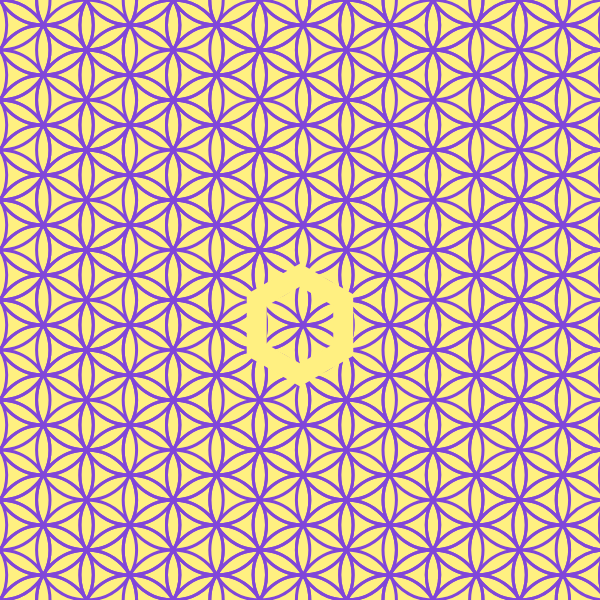
Frame 1 (no input)
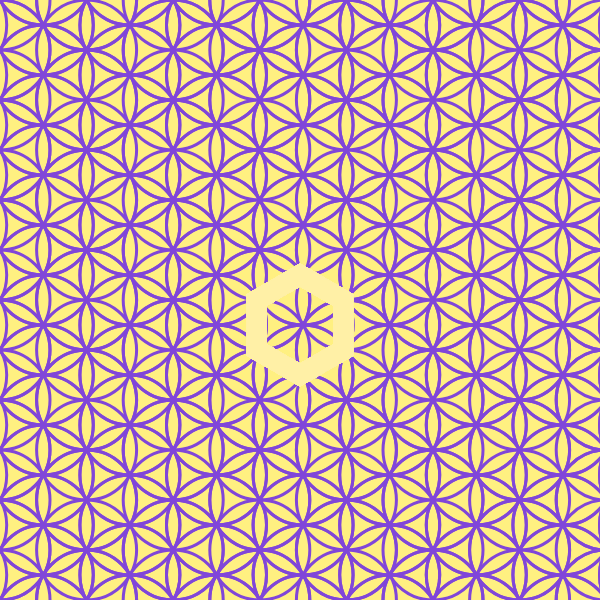
Frame 60 (no input)
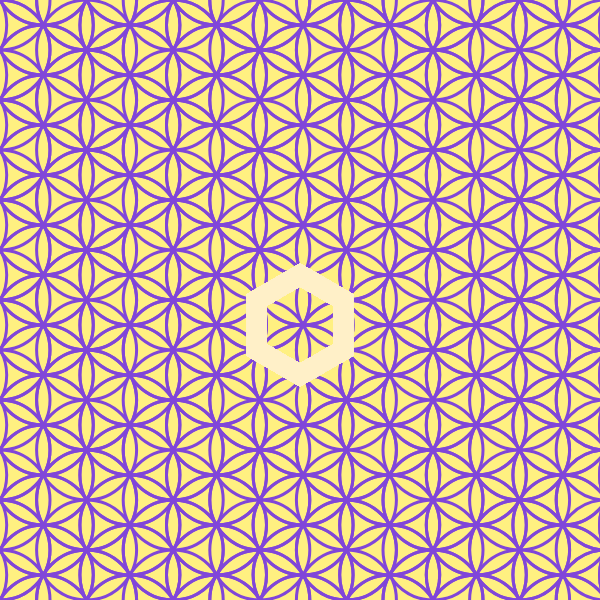
Frame 120 (the mouse pressed at the canvas centre since frame 60)

The p5.js sketch that drew these frames (run headless with seeded random() and noise() and a simulated clock; from frame 60 on, the mouse is pressed at the canvas centre):

// p5.js sketch
// ── sketch.js
var interx = 8
var circ = 11
var rot = 20

function setup() {
    createCanvas(600, 600);
    background (255, 240, 129)
}

function e() {
    translate(0,0);
    stroke(128, 70, 217);
    strokeWeight (3);
    noFill ();
    ellipse (0, 0, 100, 100); // Center Circle;
    ellipse (43.3, -25, 100, 100);
    ellipse (43.3, 25, 100, 100);
    ellipse (0, 50, 100, 100);
    ellipse (-43.3, 25, 100, 100);
    ellipse (-43.3, -25, 100, 100);
    ellipse (0, -50, 100, 100);
}
function circa() {
    push();
    translate (0, -500);
    e();
while (interx > 0) {
    translate(86.6, 50);
    e();
    interx =(interx - 1);
    }
    pop();
    interx = 8}
function draw(){

    // push();
    // translate (300, 300)
    // stroke((sin(frameCount/200)+1)*128, 70, 217)
    // strokeWeight(200);
    // noFill();
    // ellipse (0, 0, 800, 800);
    // pop();

    push();
    circa();
    while (circ > 0) {
    translate(0, 100);
    circa();
    circ =(circ - 1);
    }
    pop();

    translate(0,25);
    push();
    strokeWeight(20);
    stroke(255,240,(sin(frameCount/200)+1)*128);
    noFill();
    beginShape();
    vertex(300, 250);
    vertex(343.2, 275);
    vertex(343.3, 325);
    vertex(300, 350);
    vertex(256.7, 325);
    vertex(256.7, 275);
    endShape(CLOSE);
    pop();
}
